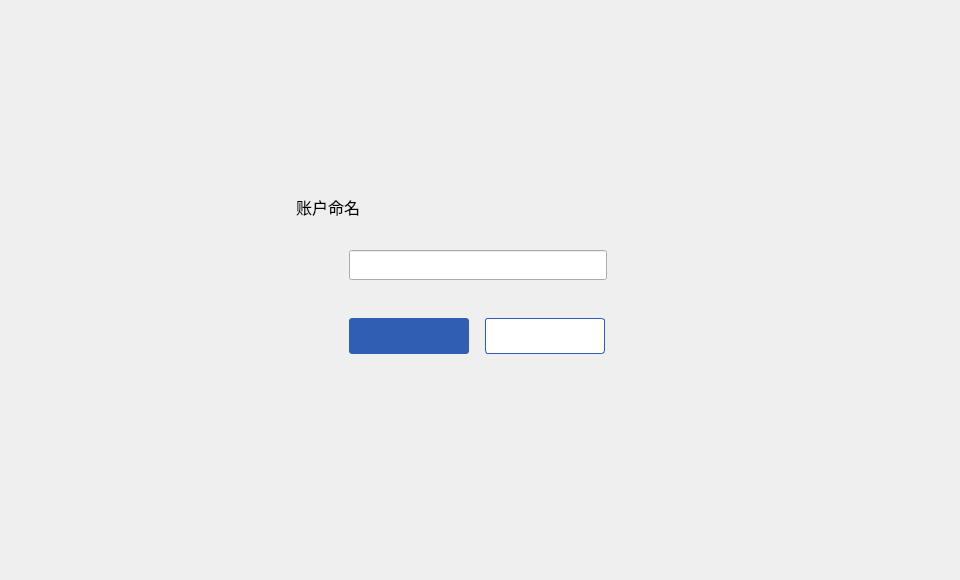
<?xml version="1.0" encoding="UTF-8"?>
<ui version="4.0">
 <class>NameDialog</class>
 <widget class="QDialog" name="NameDialog">
  <property name="geometry">
   <rect>
    <x>0</x>
    <y>0</y>
    <width>960</width>
    <height>580</height>
   </rect>
  </property>
  <property name="font">
   <font>
    <family>微软雅黑</family>
    <pointsize>9</pointsize>
   </font>
  </property>
  <property name="windowTitle">
   <string>Dialog</string>
  </property>
  <property name="styleSheet">
   <string notr="true"/>
  </property>
  <widget class="QWidget" name="widget" native="true">
   <property name="geometry">
    <rect>
     <x>0</x>
     <y>0</y>
     <width>960</width>
     <height>580</height>
    </rect>
   </property>
   <widget class="QWidget" name="containerWidget" native="true">
    <property name="geometry">
     <rect>
      <x>276</x>
      <y>178</y>
      <width>408</width>
      <height>223</height>
     </rect>
    </property>
    <widget class="QToolButton" name="cancelBtn">
     <property name="geometry">
      <rect>
       <x>209</x>
       <y>140</y>
       <width>120</width>
       <height>36</height>
      </rect>
     </property>
     <property name="cursor">
      <cursorShape>PointingHandCursor</cursorShape>
     </property>
     <property name="styleSheet">
      <string notr="true">QToolButton{background-color:#ffffff;color:#484848;border:1px solid rgb(47,94,178);border-radius:3px;}
QToolButton:hover{color:rgb(0, 26, 73);}</string>
     </property>
     <property name="text">
      <string/>
     </property>
    </widget>
    <widget class="QLabel" name="label">
     <property name="geometry">
      <rect>
       <x>20</x>
       <y>18</y>
       <width>81</width>
       <height>21</height>
      </rect>
     </property>
     <property name="font">
      <font>
       <family>微软雅黑</family>
       <pointsize>12</pointsize>
      </font>
     </property>
     <property name="text">
      <string>账户命名</string>
     </property>
    </widget>
    <widget class="QToolButton" name="okBtn">
     <property name="geometry">
      <rect>
       <x>73</x>
       <y>140</y>
       <width>120</width>
       <height>36</height>
      </rect>
     </property>
     <property name="cursor">
      <cursorShape>PointingHandCursor</cursorShape>
     </property>
     <property name="styleSheet">
      <string notr="true">QToolButton{background-color:rgb(47,94,178);color:#ffffff;border:none;border-radius:3px;}
QToolButton:hover{background-color:rgb(0, 26, 73);}
QToolButton:disabled{background-color:#cecece;}</string>
     </property>
     <property name="text">
      <string/>
     </property>
    </widget>
    <widget class="QLabel" name="addressNameTipLabel2">
     <property name="geometry">
      <rect>
       <x>100</x>
       <y>110</y>
       <width>200</width>
       <height>16</height>
      </rect>
     </property>
     <property name="text">
      <string/>
     </property>
    </widget>
    <widget class="QLabel" name="addressNameTipLabel1">
     <property name="geometry">
      <rect>
       <x>76</x>
       <y>110</y>
       <width>16</width>
       <height>16</height>
      </rect>
     </property>
     <property name="text">
      <string/>
     </property>
    </widget>
    <widget class="QLineEdit" name="nameLineEdit">
     <property name="geometry">
      <rect>
       <x>73</x>
       <y>72</y>
       <width>258</width>
       <height>30</height>
      </rect>
     </property>
     <property name="font">
      <font>
       <family>微软雅黑</family>
      </font>
     </property>
     <property name="styleSheet">
      <string notr="true"/>
     </property>
     <property name="cursorPosition">
      <number>0</number>
     </property>
    </widget>
    <widget class="QLabel" name="gifLabel">
     <property name="geometry">
      <rect>
       <x>348</x>
       <y>78</y>
       <width>18</width>
       <height>18</height>
      </rect>
     </property>
     <property name="text">
      <string/>
     </property>
    </widget>
   </widget>
  </widget>
 </widget>
 <resources/>
 <connections/>
</ui>
